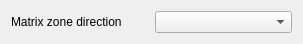
<?xml version="1.0" encoding="UTF-8"?>
<ui version="4.0">
 <class>Stack</class>
 <widget class="QWidget" name="Stack">
  <property name="geometry">
   <rect>
    <x>0</x>
    <y>0</y>
    <width>303</width>
    <height>40</height>
   </rect>
  </property>
  <property name="windowTitle">
   <string>Form</string>
  </property>
  <layout class="QGridLayout" name="gridLayout">
   <item row="0" column="0">
    <widget class="QLabel" name="direction_label">
     <property name="text">
      <string>Matrix zone direction</string>
     </property>
    </widget>
   </item>
   <item row="0" column="1">
    <widget class="QComboBox" name="direction"/>
   </item>
  </layout>
 </widget>
 <resources/>
 <connections/>
</ui>
